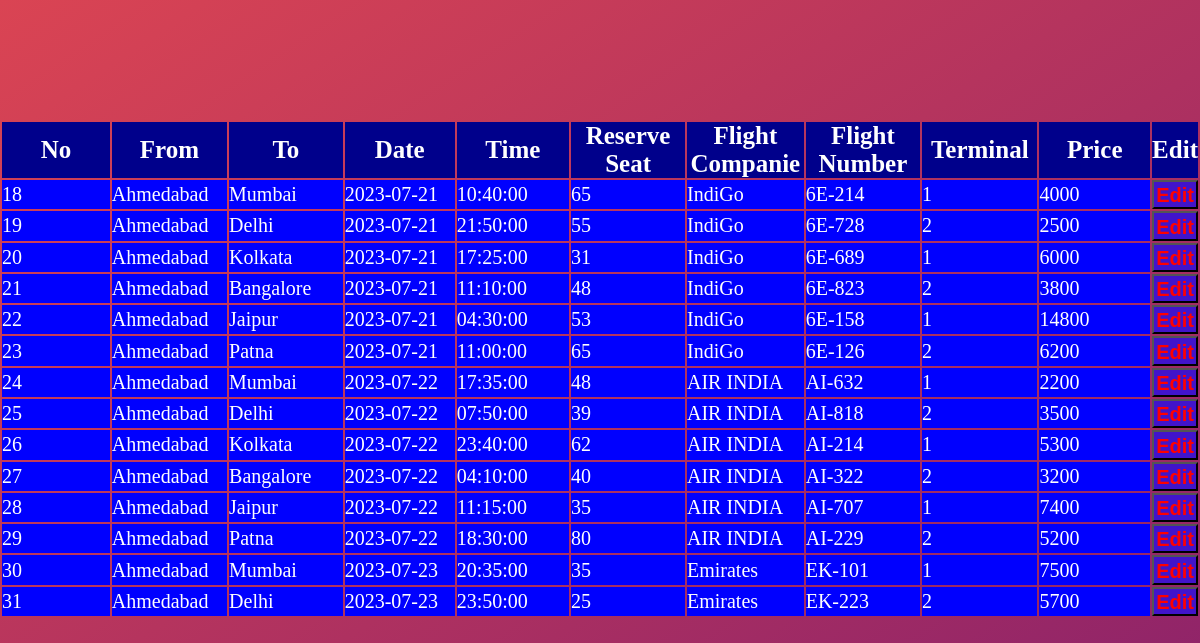
The page /admin_side/edit_data.php on the database its author committed.
### tables this page shows
CREATE TABLE `flight_details` (
  `No` int(11) NOT NULL,
  `FROM1` varchar(50) NOT NULL,
  `TO1` varchar(50) NOT NULL,
  `Date1` date NOT NULL,
  `Time1` time NOT NULL,
  `Available_Seat` int(150) NOT NULL,
  `Flight_Companie` varchar(20) NOT NULL,
  `Flight_Number` varchar(10) NOT NULL,
  `Terminal` int(11) NOT NULL,
  `Price` varchar(20) NOT NULL
);

### admin_side/edit_data.php (the view, shortened to what this page needs)
<?php
	$servername="localhost";
	$username="root";
	$password="";
	$dbname="cp";
	$conn = new mysqli($servername,$username,$password,$dbname);
        $sql="SELECT * FROM flight_details";
        $res=mysqli_query($conn,$sql);
        $totalres=mysqli_num_rows($res);
?>
<!DOCTYPE html>
<html>
<head>
    <link rel="stylesheet" href="css/edit_data.css">
</head>
<body>
<div class="tablediv">
            <table class="flight_detail_list" bordre="2">
                <tr>
                    <th>No
                    <th>From
                    <th>To
                    <th>Date
                    <th>Time
                    <th>Reserve Seat
                    <th>Flight Companie
                    <th>Flight Number
                    <th>Terminal
                    <th>Price
                    <th>Edit
                </tr>
                <?php
                        if($totalres>0)
                        {
                            while($row=mysqli_fetch_array($res))
                            {
                                $no=$row['No'];
                                $from=$row['FROM1'];
                                $to=$row['TO1'];
                                $date=$row['Date1'];
                                $time=$row['Time1'];
                                $seat=$row['Available_Seat'];
                                $flight_com=$row['Flight_Companie'];
                                $flight_number=$row['Flight_Number'];
                                $gate=$row['Terminal'];
                                $price=$row['Price']
                                ?>
                                <tr>
                                    <td><?=$no?></td>
                                    <td><?=$from?></td>
                                    <td><?=$to?></td>
                                    <td><?=$date?></td>
                                    <td><?=$time?></td>
                                    <td><?=$seat?></td>
                                    <td><?=$flight_com?></td>
                                    <td><?=$flight_number?></td>
                                    <td><?=$gate?></td>
                                    <td><?=$price?></td>
                        <td><a href="insert2.php?No=<?=$no?>"><input type="submit" class="submit" value="Edit"></a></td>
                                </tr>
                                <?php
                            }
                        }
                    ?>
            </table>
        </div>
</body>
</html>

### admin_side/css/edit_data.css (style rules this page uses)
* { margin: 0; padding: 0; }
body { background-image: linear-gradient(to bottom right,#DA4453,#89216B); background-attachment: fixed; width: 100%; }
.tablediv { background-color: transparent; width: 100%; margin-top: 10%; }
th { background-color: darkblue; height: 10%; font-size: 25px; color: white; font-weight: bolder; border: none; }
td { width: 10%; color: white; background-color: blue; border: none; font-size: 20px; }
input[type=submit] { padding-top: 5%; width: 100%; height: 15%; background-color: #da44534c; font-size: 20px; font-weight: bolder; color: red; }

### rows shown on the page
flight_details: No "18", FROM1 "Ahmedabad", TO1 "Mumbai", Date1 "2023-07-21", Time1 "10:40:00", Available_Seat "65", Flight_Companie "IndiGo", Flight_Number "6E-214", Terminal "1", Price "4000"
flight_details: No "19", FROM1 "Ahmedabad", TO1 "Delhi", Date1 "2023-07-21", Time1 "21:50:00", Available_Seat "55", Flight_Companie "IndiGo", Flight_Number "6E-728", Terminal "2", Price "2500"
flight_details: No "20", FROM1 "Ahmedabad", TO1 "Kolkata", Date1 "2023-07-21", Time1 "17:25:00", Available_Seat "31", Flight_Companie "IndiGo", Flight_Number "6E-689", Terminal "1", Price "6000"
flight_details: No "21", FROM1 "Ahmedabad", TO1 "Bangalore", Date1 "2023-07-21", Time1 "11:10:00", Available_Seat "48", Flight_Companie "IndiGo", Flight_Number "6E-823", Terminal "2", Price "3800"
flight_details: No "22", FROM1 "Ahmedabad", TO1 "Jaipur", Date1 "2023-07-21", Time1 "04:30:00", Available_Seat "53", Flight_Companie "IndiGo", Flight_Number "6E-158", Terminal "1", Price "14800"
flight_details: No "23", FROM1 "Ahmedabad", TO1 "Patna", Date1 "2023-07-21", Time1 "11:00:00", Available_Seat "65", Flight_Companie "IndiGo", Flight_Number "6E-126", Terminal "2", Price "6200"
flight_details: No "24", FROM1 "Ahmedabad", TO1 "Mumbai", Date1 "2023-07-22", Time1 "17:35:00", Available_Seat "48", Flight_Companie "AIR INDIA", Flight_Number "AI-632", Terminal "1", Price "2200"
flight_details: No "25", FROM1 "Ahmedabad", TO1 "Delhi", Date1 "2023-07-22", Time1 "07:50:00", Available_Seat "39", Flight_Companie "AIR INDIA", Flight_Number "AI-818", Terminal "2", Price "3500"
flight_details: No "26", FROM1 "Ahmedabad", TO1 "Kolkata", Date1 "2023-07-22", Time1 "23:40:00", Available_Seat "62", Flight_Companie "AIR INDIA", Flight_Number "AI-214", Terminal "1", Price "5300"
flight_details: No "27", FROM1 "Ahmedabad", TO1 "Bangalore", Date1 "2023-07-22", Time1 "04:10:00", Available_Seat "40", Flight_Companie "AIR INDIA", Flight_Number "AI-322", Terminal "2", Price "3200"
flight_details: No "28", FROM1 "Ahmedabad", TO1 "Jaipur", Date1 "2023-07-22", Time1 "11:15:00", Available_Seat "35", Flight_Companie "AIR INDIA", Flight_Number "AI-707", Terminal "1", Price "7400"
flight_details: No "29", FROM1 "Ahmedabad", TO1 "Patna", Date1 "2023-07-22", Time1 "18:30:00", Available_Seat "80", Flight_Companie "AIR INDIA", Flight_Number "AI-229", Terminal "2", Price "5200"
flight_details: No "30", FROM1 "Ahmedabad", TO1 "Mumbai", Date1 "2023-07-23", Time1 "20:35:00", Available_Seat "35", Flight_Companie "Emirates", Flight_Number "EK-101", Terminal "1", Price "7500"
flight_details: No "31", FROM1 "Ahmedabad", TO1 "Delhi", Date1 "2023-07-23", Time1 "23:50:00", Available_Seat "25", Flight_Companie "Emirates", Flight_Number "EK-223", Terminal "2", Price "5700"
